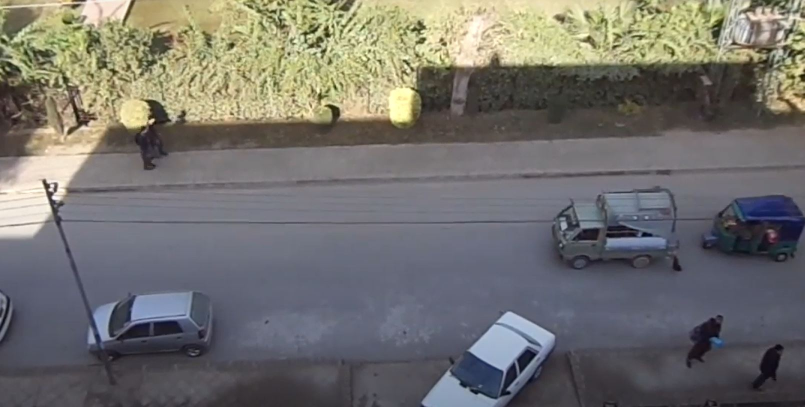
#> input picture 소스코드_week5/pedestrian_02.JPG, 1609 x 814 px, found by its file name (shown at 1/2 size)
$ python '[4]birdview2.py'
#> lines starting #> are read from the running program, lines starting #| are printed output that depends on the picture; after the words box and inside, x2 and y2 are one past the last pixel; in counts of white or black regions, pixels touching at a corner belong together
#https://nikolasent.github.io/opencv/2017/05/07/Bird's-Eye-View-Transformation.html

import cv2
import numpy as np
import matplotlib.pyplot as plt

img = cv2.imread('pedestrian_02.jpg') # Read the test img
#> img is the input picture: shape (814, 1609, 3); mean B, G, R 109.4, 113.3, 115.2

# [x, y] 시계방향
src_1 = [181, 359]
src_2 = [1053, 332]
src_3 = [1165, 814]
src_4 = [63, 814]

dst_1 = [0, 0]
dst_2 = [1609, 0]
dst_3 = [1609, 814]
dst_4 = [0, 814]

src = np.float32([[src_1[0], src_1[1]],
                 [src_2[0], src_2[1]],
                 [src_3[0], src_3[1]],
                 [src_4[0], src_4[1]]])

dst = np.float32([[dst_1[0], dst_1[1]],
                 [dst_2[0], dst_2[1]],
                 [dst_3[0], dst_3[1]],
                 [dst_4[0], dst_4[1]]])

M = cv2.getPerspectiveTransform(src, dst) # The transformation matrix
warped_img = cv2.warpPerspective(img, M, (1609, 814)) # Image warping
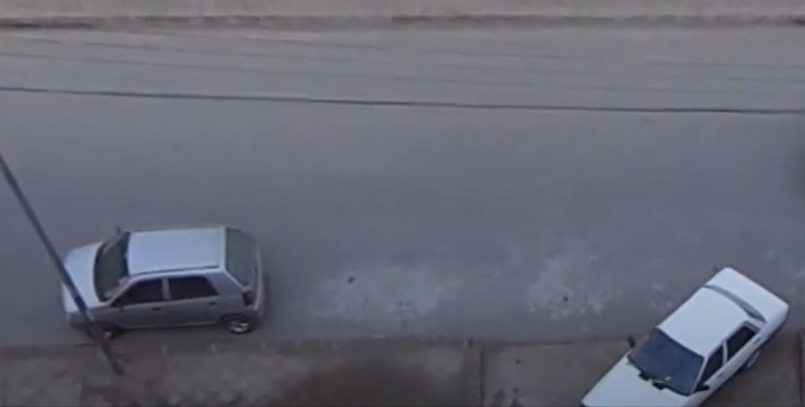
#> warped_img: shape (814, 1609, 3) (shown at 1/2 size); mean B, G, R 116.6, 103.5, 101.8

#Minv = cv2.getPerspectiveTransform(dst, src) # Inverse transformation
#img_inv = cv2.warpPerspective(warped_img, Minv, (IMAGE_W, IMAGE_H)) # Inverse transformation

red_color = (0, 0, 255)
img = cv2.circle(img, (src_1[0], src_1[1]), 10, red_color, -1)
#> img: shape (814, 1609, 3); 0.02% of pixels changed, all inside (x1, y1, x2, y2) = (171, 349, 192, 370)
img = cv2.circle(img, (src_2[0], src_2[1]), 10, red_color, -1)
#> img: shape (814, 1609, 3); mean B, G, R 109.4, 113.3, 115.2
img = cv2.circle(img, (src_3[0], src_3[1]), 10, red_color, -1)
#> img: shape (814, 1609, 3); mean B, G, R 109.3, 113.3, 115.2
img = cv2.circle(img, (src_4[0], src_4[1]), 10, red_color, -1)
#> img: shape (814, 1609, 3); mean B, G, R 109.3, 113.3, 115.3

img = cv2.line(img, (src_1[0], src_1[1]), (src_2[0], src_2[1]), red_color,1)
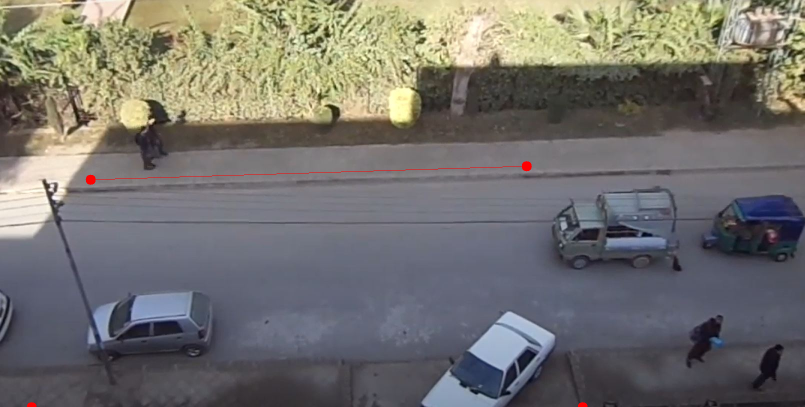
#> img: shape (814, 1609, 3) (shown at 1/2 size); mean B, G, R 109.3, 113.2, 115.3
img = cv2.line(img, (src_2[0], src_2[1]), (src_3[0], src_3[1]), red_color,1)
#> img: shape (814, 1609, 3); 0.04% of pixels changed, all inside (x1, y1, x2, y2) = (1055, 342, 1164, 805)
img = cv2.line(img, (src_3[0], src_3[1]), (src_4[0], src_4[1]), red_color,1)
img = cv2.line(img, (src_4[0], src_4[1]), (src_1[0], src_1[1]), red_color,1)
#> img: shape (814, 1609, 3); mean B, G, R 109.2, 113.1, 115.4

cv2.imshow('img', img) # Show results
cv2.imshow('warped_img', warped_img) # Show results
cv2.waitKey(0)
cv2.destroyAllWindows()

$ run again, with 소스코드_week5/bong44.jpg copied over 소스코드_week5/pedestrian_02.JPG
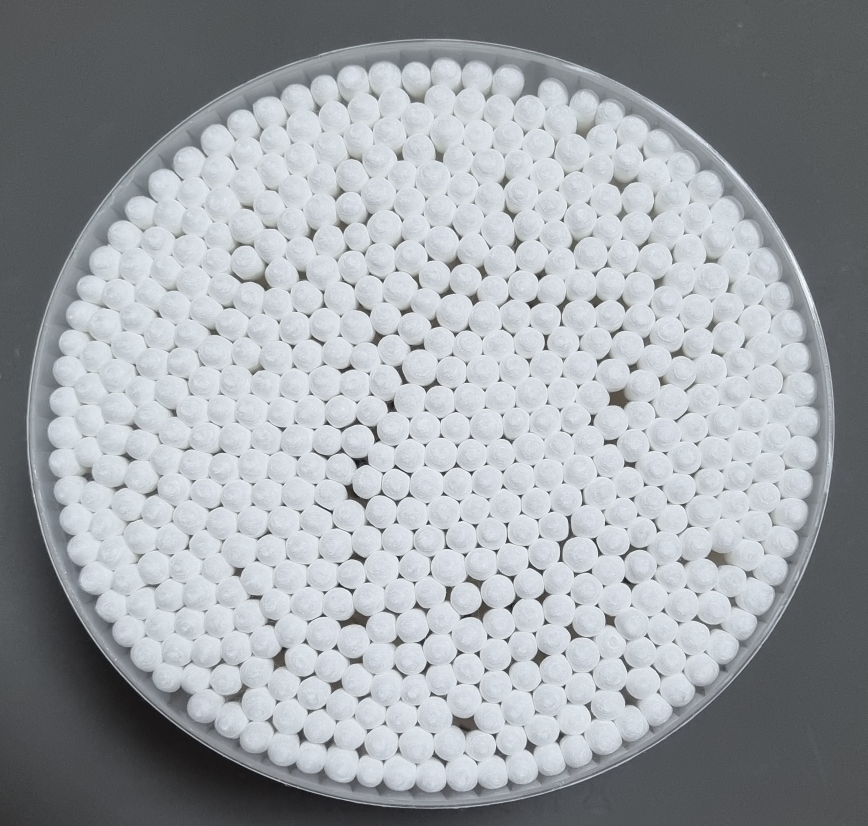
#> input picture 소스코드_week5/bong44.jpg, 1735 x 1652 px, found by its file name (shown at 1/2 size)
#> img is the input picture: shape (1652, 1735, 3); mean B, G, R 167.4, 162.8, 158.1
#> `warped_img = cv2.warpPerspective(img, M, (1609, 814))`:
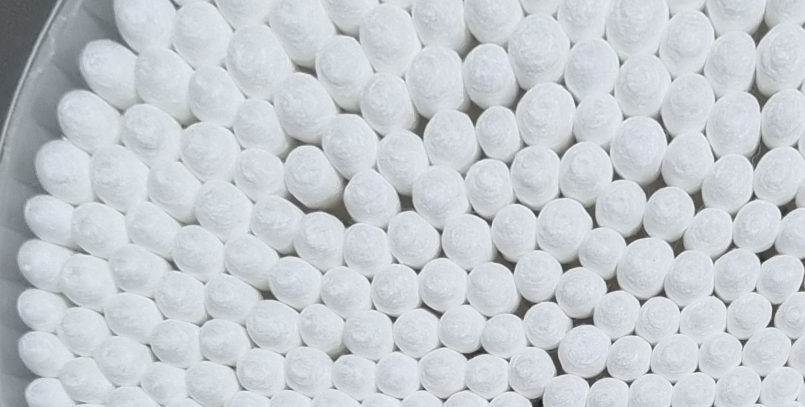
#> warped_img: shape (814, 1609, 3) (shown at 1/2 size); mean B, G, R 209.1, 204, 198.7
#> `img = cv2.line(img, (src_3[0], src_3[1]), (src_4[0], src_4[1]), red_co..`:
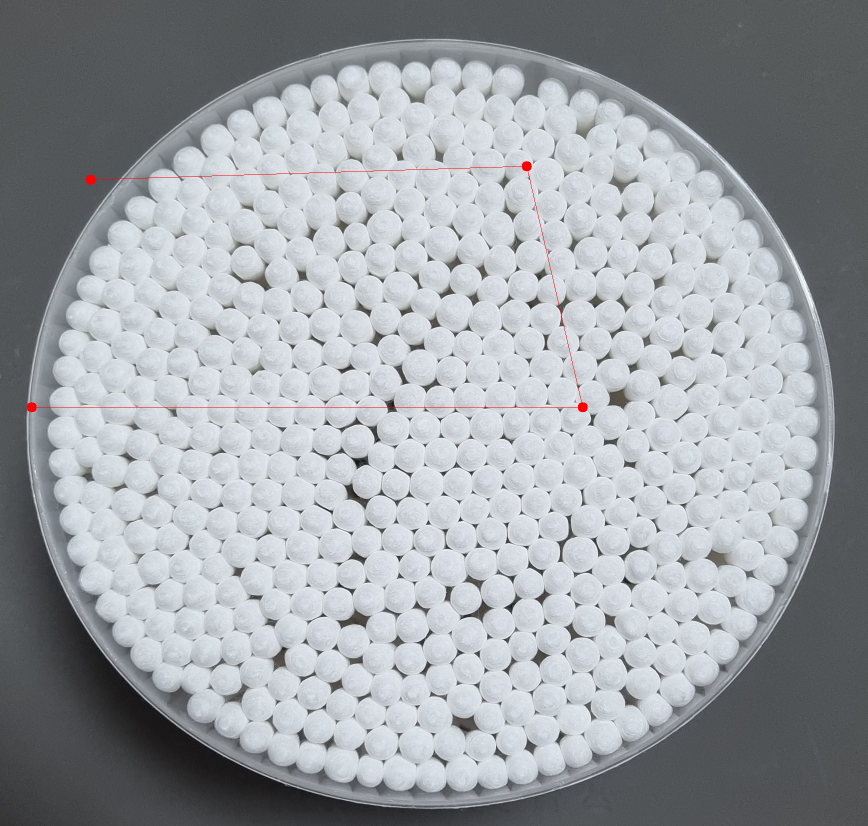
#> img: shape (1652, 1735, 3) (shown at 1/2 size); mean B, G, R 167.2, 162.5, 158.2
